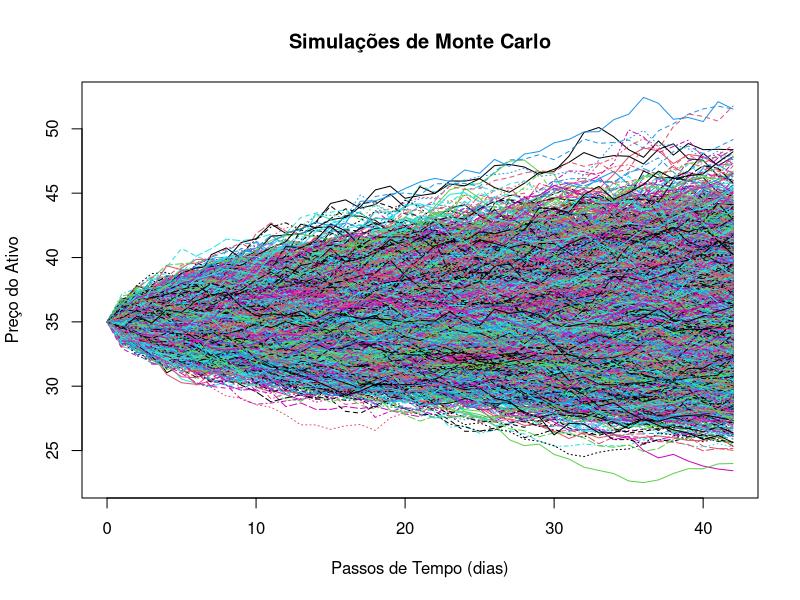

This chart was generated by the following R code:
#-----------------------------------------------------------------------
# 1. DEFINIÇÃO DOS PARÂMETROS
#-----------------------------------------------------------------------

# Parâmetros financeiros e da simulação
mu = 0.10             # mu: Retorno esperado (drift) anualizado do ativo. Não é usado na precificação via simulação risco-neutra.
sigma = 0.25          # sigma: Volatilidade anualizada do ativo.
rf = 0.05             # rf: Taxa de juros livre de risco anualizada. Usada para o drift na simulação e para o desconto.
s0 = 35               # s0: Preço inicial do ativo no tempo t=0.
T = (21*2)/252        # T: Tempo de maturidade da opção, em anos. (42 dias úteis / 252 dias úteis/ano).
dt = 1/252            # dt: O tamanho do passo de tempo da simulação, representando um dia útil.
n_steps = ceiling(T/dt) # n_steps: Número total de passos na simulação (neste caso, 42 passos).
n_paths = 10000       # n_paths: Número de trajetórias de preço a serem simuladas.

# Define uma semente para o gerador de números aleatórios.
# Isso garante que a simulação possa ser reproduzida com os mesmos resultados.
set.seed(123)

#-----------------------------------------------------------------------
# 2. SIMULAÇÃO DE MONTE CARLO PARA O PREÇO DO ATIVO
#-----------------------------------------------------------------------

# Cria uma matriz 'S' para armazenar as trajetórias dos preços.
# As linhas representam os passos de tempo e as colunas representam cada simulação.
S <- matrix(NA, nrow = n_steps + 1, ncol = n_paths)

# Inicializa a primeira linha da matriz com o preço inicial s0 para todas as simulações.
S[1,] <- s0

# Loop aninhado para gerar as trajetórias de preço.
for (j in 1:n_paths) { # Loop externo: itera sobre cada uma das N trajetórias.
    for (t in 1:n_steps) { # Loop interno: itera sobre cada passo de tempo dentro de uma trajetória.
      
      # Gera um choque aleatório (epsilon) a partir de uma distribuição normal.
      epsilon <- rnorm(1, mean = 0, sd = sqrt(dt))
      
      # Aplica a fórmula do Movimento Geométrico Browniano para simular o preço no próximo passo.
      # A simulação é feita sob a medida risco-neutra, por isso o drift é a taxa 'rf'.
      S[t + 1, j] <- S[t,j] + rf*S[t,j]*dt + sigma*S[t,j]*epsilon
    }
}

# Plota todas as trajetórias de preço simuladas para visualização.
matplot(0:n_steps, S, type = "l", main = "Simulações de Monte Carlo", xlab="Passos de Tempo (dias)", ylab="Preço do Ativo")

#-----------------------------------------------------------------------
# 3. PRECIFICANDO UMA OPÇÃO ASIÁTICA (ASIAN OPTION)
#-----------------------------------------------------------------------
# A opção asiática tem seu payoff baseado na média do preço do ativo durante sua vida.

k <- 40 # k: Preço de exercício (strike price) da opção.

# Calcula a média do preço do ativo para cada trajetória simulada.
S_avg <- colMeans(S)

# Calcula o payoff para uma Call Asiática: max(Média do Preço - Strike, 0).
payoff_asian_call <- pmax(S_avg-k,0)
# Calcula o payoff para uma Put Asiática: max(Strike - Média do Preço, 0).
payoff_asian_put <- pmax(k-S_avg,0)

# Calcula o preço da Call Asiática hoje.
# É a média dos payoffs de todas as simulações, trazida a valor presente descontando pela taxa livre de risco.
# NOTA: O código original usava `exp(-rf*t)`. `t` é uma variável do loop e teria o valor final de 42.
# O correto é usar `T`, o tempo total de maturidade em anos.
asian_call <- exp(-rf*T)*mean(payoff_asian_call)
asian_put <- exp(-rf*T)*mean(payoff_asian_put)


#-----------------------------------------------------------------------
# 4. PRECIFICANDO UMA OPÇÃO EUROPEIA PADRÃO
#-----------------------------------------------------------------------
# A opção europeia tem seu payoff baseado apenas no preço final do ativo na data de maturidade.

k <- 40 # Preço de exercício.

# Extrai o preço final (St) de cada trajetória, que está na última linha da matriz S.
St <- S[(n_steps+1),]

# Calcula o payoff para uma Call Europeia: max(Preço Final - Strike, 0).
payoff_call <- pmax((St - k),0)
# Calcula o preço da Call hoje: média dos payoffs descontada a valor presente.
# NOTA: Correção de `t` para `T` aplicada aqui também.
normal_call <- exp(-rf*T)*mean(payoff_call)
View(normal_call) # Exibe o resultado em uma nova janela no RStudio.

# Calcula o payoff para uma Put Europeia: max(Strike - Preço Final, 0).
payoff_put <- pmax((k - St),0)
# Calcula o preço da Put hoje.
normal_put <- exp(-rf*T)*mean(payoff_put)
View(normal_put) # Exibe o resultado.


#-----------------------------------------------------------------------
# 5. PRECIFICANDO UMA OPÇÃO PUT FORWARD-START
#-----------------------------------------------------------------------
# Esta é uma opção que começa em uma data futura (t2), com um strike conhecido, e expira em t1.
# O método aqui é usar a fórmula de Black-Scholes no tempo t2 para cada trajetória
# e depois descontar o valor médio para o tempo t=0.

# O comentário original indica "T = 2 meses", que são os 42 dias totais da simulação.
# O código abaixo parece precificar uma opção que começa no dia 21 (t2) e vence no dia 22 (t1).
# Isso resulta em uma opção de maturidade muito curta (1 dia), o que pode não ser a intenção original.

ST_1 <-S[21 + 1,]  # Preço do ativo no dia 21, para cada uma das N simulações.
t1 <- (21+1)/252   # Tempo de vencimento final da opção em anos (dia 22).
t2 <- 21/252       # Tempo de início da opção em anos (dia 21).

# maturidade_opcao = t1 - t2 # Maturidade efetiva da opção (neste caso, 1/252)

# Parâmetros d1 e d2 da fórmula de Black-Scholes, calculados para cada trajetória.
# A maturidade usada na fórmula é `t1`, o que é conceitualmente confuso.
# O correto seria usar a maturidade restante da opção (t1 - t2).
d1 <- (log(ST_1/k) + (rf + 0.5*sigma^2)*t1)/(sigma*sqrt(t1))
d2 <- d1 - sigma*sqrt(t1)

# Calcula o preço da Put Forward-Start.
# 1. `k*exp(-rf*t1)*pnorm(-d2) - (ST_1*pnorm(-d1))`: Preço da put no tempo `t2` via Black-Scholes, para cada trajetória.
# 2. `mean(...)`: Calcula o valor esperado da opção no tempo `t2`.
# 3. `*exp(-rf*t2)`: Desconta o valor esperado de `t2` para o tempo `0`.
f_put <- mean(k*exp(-rf*t1)*pnorm(-d2) - (ST_1*pnorm(-d1)))*exp(-rf*t2)
